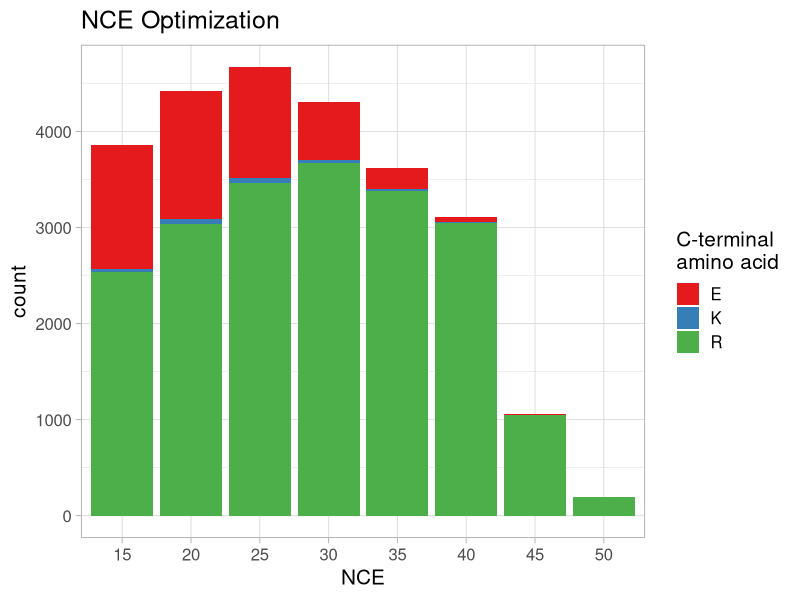
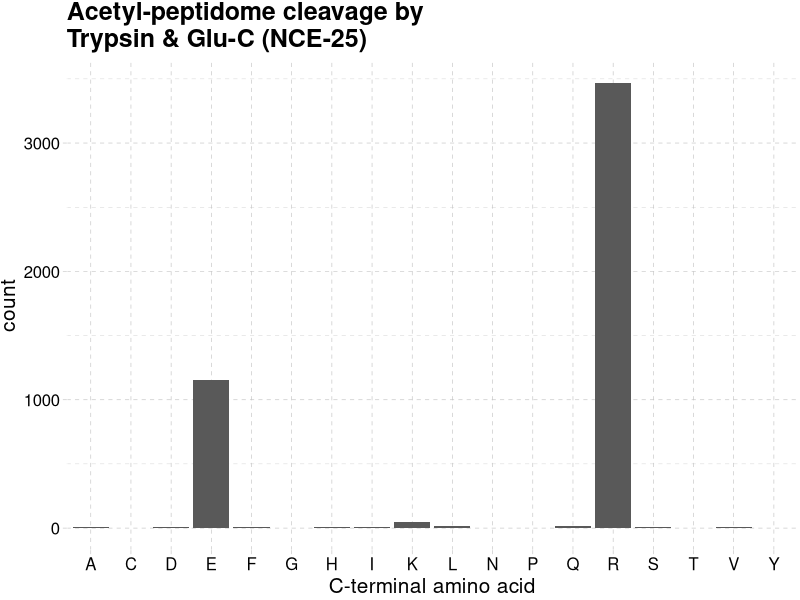

R code for these plots, in order:

# Loading libraries -------------------------------------------------------

options(stringsAsFactors = FALSE)
library(tidyverse)
library(ggthemes)

# Importing data ----------------------------------------------------------


peptides <- read.csv("./NCE_optimization/MaxQuant_NCE_peptides.csv")

# Formatting data ---------------------------------------------------------


names(peptides)[54] <- 15
names(peptides)[55] <- 20
names(peptides)[56] <- 25
names(peptides)[57] <- 30
names(peptides)[58] <- 35
names(peptides)[59] <- 40
names(peptides)[60] <- 45
names(peptides)[61] <- 50

# Removing the contaminants and decoy observations
peptides$contaminants <- FALSE
peptides$contaminants[grep("CON_", peptides$Leading.razor.protein)] <- TRUE
peptides$contaminants[grep("REV_", peptides$Leading.razor.protein)] <- TRUE


# formatting the data
pep_short <- peptides %>% 
  filter(contaminants == FALSE) %>% 
  select(c(Sequence, Amino.acid.before, Last.amino.acid, `15`:`50`)) %>% 
  gather(NCE, count, 4:11) %>% 
  filter(!is.na(count))


# Plots -------------------------------------------------------------------


# Bar graph
ggplot(pep_short[which(pep_short$Last.amino.acid == "K" | 
                         pep_short$Last.amino.acid == "R" | 
                         pep_short$Last.amino.acid == "E"), ]) + 
  geom_bar(aes(x = NCE, fill = Last.amino.acid), position = "stack") + 
  labs(title = "NCE Optimization", y = "count", x = "NCE", fill = "C-terminal\namino acid") + 
  scale_fill_brewer(palette = "Set1") + 
  theme_light(base_size = 15)
#ggsave(filename = "figures/NCE_optimization_bar_graph.png")

# c-terminal amino acid bar graph
ggplot(pep_short %>% filter(NCE == 25)) +
  geom_bar(aes(x = Last.amino.acid)) +
  ggthemes::theme_pander(base_size = 15) +
  labs(x = "C-terminal amino acid",
       title = "Acetyl-peptidome cleavage by \nTrypsin & Glu-C (NCE-25)")
#ggsave(filename = "figures/c_term_aa_bargraph.png")

